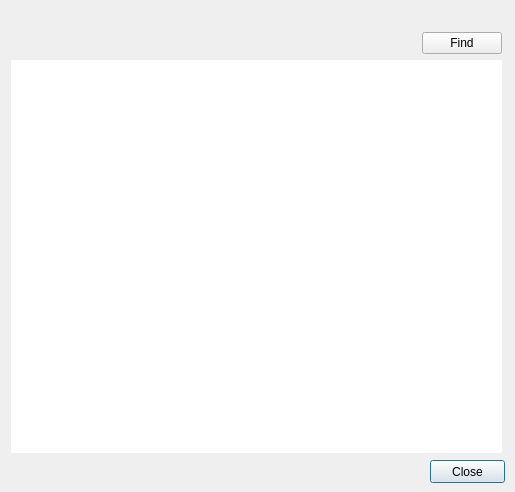
<?xml version="1.0" encoding="UTF-8"?>
<ui version="4.0">
 <class>RouteFinderDialog</class>
 <widget class="QDialog" name="RouteFinderDialog">
  <property name="geometry">
   <rect>
    <x>0</x>
    <y>0</y>
    <width>515</width>
    <height>492</height>
   </rect>
  </property>
  <property name="windowTitle">
   <string>Route finder</string>
  </property>
  <widget class="QPushButton" name="btnClose">
   <property name="geometry">
    <rect>
     <x>430</x>
     <y>460</y>
     <width>75</width>
     <height>23</height>
    </rect>
   </property>
   <property name="text">
    <string>Close</string>
   </property>
  </widget>
  <widget class="QWidget" name="layoutWidget">
   <property name="geometry">
    <rect>
     <x>11</x>
     <y>32</y>
     <width>491</width>
     <height>421</height>
    </rect>
   </property>
   <layout class="QVBoxLayout" name="verticalLayout">
    <item>
     <layout class="QHBoxLayout" name="horizontalLayout_5">
      <item>
       <spacer name="horizontalSpacer">
        <property name="orientation">
         <enum>Qt::Horizontal</enum>
        </property>
        <property name="sizeHint" stdset="0">
         <size>
          <width>40</width>
          <height>20</height>
         </size>
        </property>
       </spacer>
      </item>
      <item>
       <widget class="QPushButton" name="btnFindRoute">
        <property name="text">
         <string>Find</string>
        </property>
       </widget>
      </item>
     </layout>
    </item>
    <item>
     <widget class="QTableWidget" name="tblPath">
      <property name="frameShape">
       <enum>QFrame::NoFrame</enum>
      </property>
      <property name="editTriggers">
       <set>QAbstractItemView::NoEditTriggers</set>
      </property>
      <property name="showDropIndicator" stdset="0">
       <bool>false</bool>
      </property>
      <property name="dragDropOverwriteMode">
       <bool>false</bool>
      </property>
      <property name="selectionMode">
       <enum>QAbstractItemView::NoSelection</enum>
      </property>
      <property name="showGrid">
       <bool>false</bool>
      </property>
      <property name="cornerButtonEnabled">
       <bool>false</bool>
      </property>
      <property name="columnCount">
       <number>2</number>
      </property>
      <attribute name="horizontalHeaderVisible">
       <bool>false</bool>
      </attribute>
      <attribute name="verticalHeaderVisible">
       <bool>false</bool>
      </attribute>
      <column/>
      <column/>
     </widget>
    </item>
   </layout>
  </widget>
 </widget>
 <resources/>
 <connections/>
</ui>
